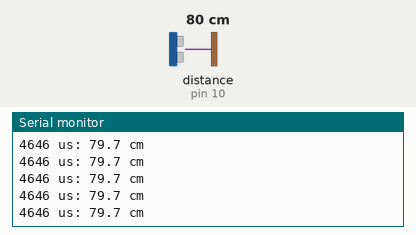
This sketch was run on a simulated Arduino Uno, built with avr-gcc and run on an emulated ATmega328P. Parts: the last lines printed to the serial monitor. Wiring (inferred from the names in the program): ultrasonic range finder: trigger pin 9; echo pin 10. Inputs (shaded band) come from the test bench; at power-on: distance to the obstacle (sensor on pin 10) 80 cm. The echo pulse lasts 58.3 µs per cm.

Above: at 1.2 s.
1.3 s: distance to the obstacle (sensor on pin 10) set to 2 cm
At 1.38 s:
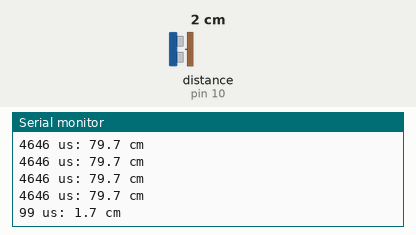
2.9 s: distance to the obstacle (sensor on pin 10) set to 4 cm
At 3.4 s:
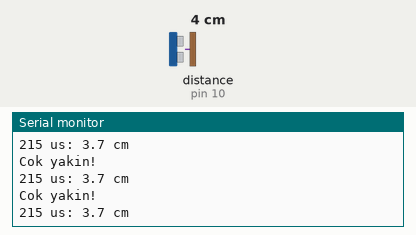
4.4 s: distance to the obstacle (sensor on pin 10) set to 299 cm
At 4.54 s:
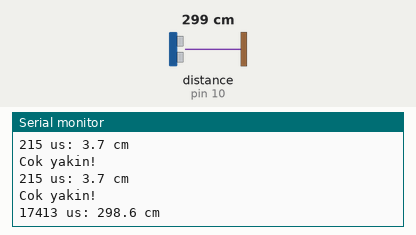
7.4 s: distance to the obstacle (sensor on pin 10) set to 35 cm
At 7.5 s:
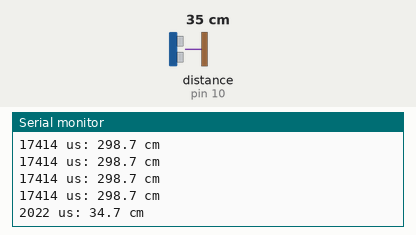
Timing chart, 0 to 10.4 s (numbered marks = the images above; inputs shaded):
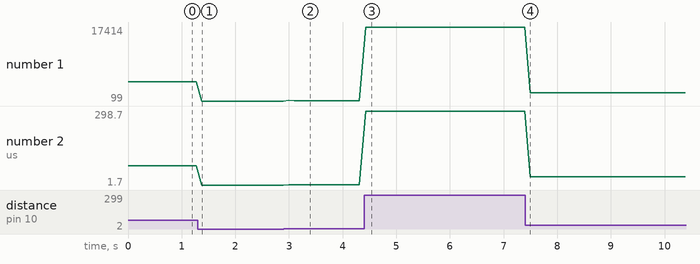

Measured:
- after the input at 1.3 s, the serial monitor: prints a new line after 0.08 s (image 1)
- after the input at 2.9 s, the serial monitor: prints a new line after 0.09 s (image 2)
- after the input at 4.4 s, the serial monitor: prints a new line at once (image 3)
- after the input at 7.4 s, the serial monitor: prints a new line after 0.10 s (image 4)
- plotted number 1: 4646 → 99 after the input at 1.3 s, 99 → 215 after the input at 2.9 s, 215 → 17414 after the input at 4.4 s, 17414 → 2023 after the input at 7.4 s
- plotted number 2: 79.7 → 1.7 after the input at 1.3 s, 1.7 → 3.7 after the input at 2.9 s, 3.7 → 298.7 after the input at 4.4 s, 298.7 → 34.7 after the input at 7.4 s

The sketch:

p09_ultrasonik_sensorle_mesafe.ino
```cpp
const byte trigPini = 9;
const byte echoPini = 10;
const byte darbeHazirlikUs = 2;
const byte tetiklemeUs = 10;
const unsigned long zamanAsimiUs = 30000UL;
const unsigned long haberlesmeHizi = 9600;
const byte beklemeMs = 100;
const float sesHiziCmUs = 0.0343;
const float yakinEsigiCm = 10.0;
const byte ondalikBasamak = 1;

unsigned long yankiyiOlc() {
  digitalWrite(trigPini, LOW);
  delayMicroseconds(darbeHazirlikUs);
  digitalWrite(trigPini, HIGH);
  delayMicroseconds(tetiklemeUs);
  digitalWrite(trigPini, LOW);
  return pulseIn(echoPini, HIGH, zamanAsimiUs);
}

void setup() {
  pinMode(trigPini, OUTPUT);
  pinMode(echoPini, INPUT);
  Serial.begin(haberlesmeHizi);
}

void loop() {
  unsigned long sureUs = yankiyiOlc();
  if (sureUs == 0) {
    Serial.println("Olcum yok");
  } else {
    float mesafeCm = sureUs * sesHiziCmUs / 2; // 2: ses gider ve döner
    Serial.print(sureUs);
    Serial.print(" us: ");
    Serial.print(mesafeCm, ondalikBasamak);
    Serial.println(" cm");
    if (mesafeCm < yakinEsigiCm) Serial.println("Cok yakin!");
  }
  delay(beklemeMs);
}
```
